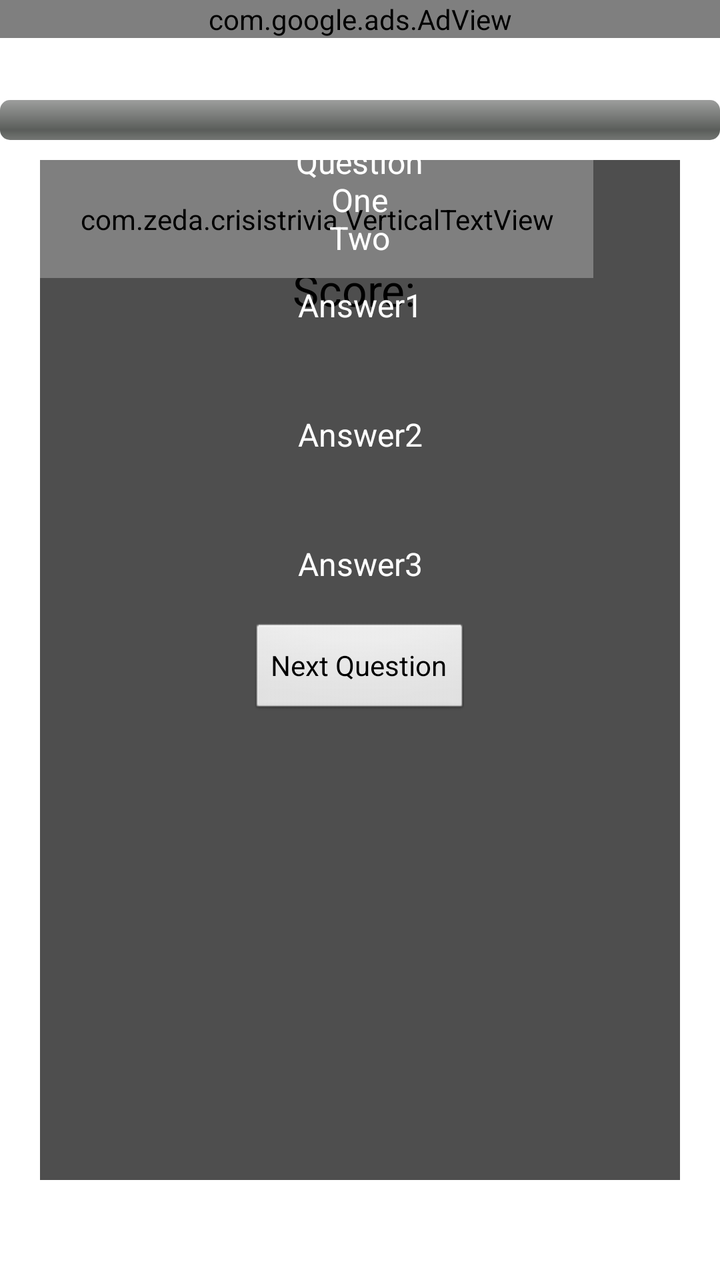
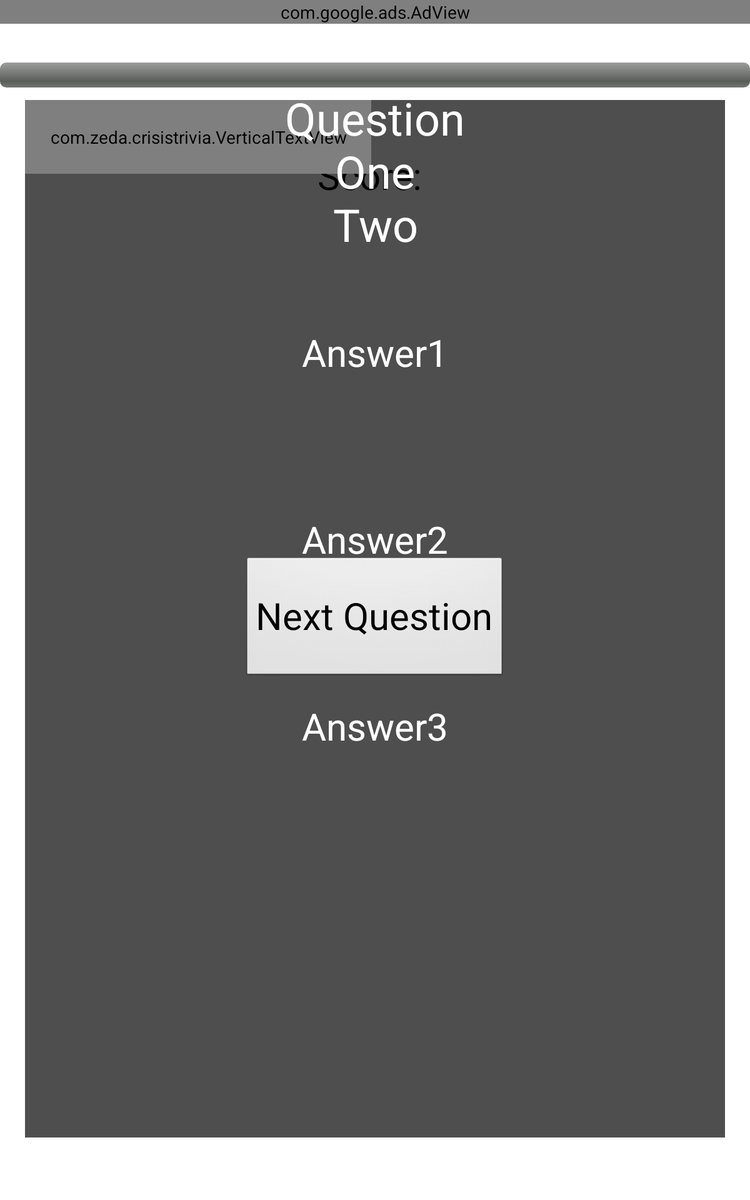

Two renders of one Android screen. The first uses the default layout on a phone; the second uses the alternative layout the repository ships for a different screen configuration, on a matching device. The two XML files are below.
<!-- AndroidManifest.xml: application theme AppTheme -->
<!-- res/layout/activity_questions.xml -->
<?xml version="1.0" encoding="utf-8"?>
<FrameLayout xmlns:android="http://schemas.android.com/apk/res/android"
    xmlns:app="ignore:http://schemas.android.com/apk/res/android"
    xmlns:ads="http://schemas.android.com/apk/lib/com.google.ads"
    android:id="@+id/questions_frame"
    android:layout_width="fill_parent"
    android:layout_height="fill_parent"
    android:foregroundGravity="center_vertical|center_horizontal|center|clip_vertical|clip_horizontal" >

    
        
<com.google.ads.AdView
    android:id="@+id/adviewQuestion"
    android:layout_width="fill_parent"
    android:layout_height="wrap_content"
    android:layout_alignParentTop="true"
    ads:adSize="BANNER"
    ads:adUnitId="a150cf4c8c18117"
    ads:loadAdOnCreate="true" />

    <ImageView
        android:id="@+id/floatingMark"
        android:layout_width="wrap_content"
        android:layout_height="wrap_content"
        android:paddingLeft="0dp"
        android:paddingTop="0dp"
        android:src="@drawable/right"
        android:visibility="invisible" />

    <FrameLayout
        android:id="@+id/transitionLayout1"
        android:layout_width="match_parent"
        android:layout_height="match_parent"
        android:layout_marginBottom="50dp"
        android:layout_marginLeft="20dp"
        android:layout_marginRight="20dp"
        android:layout_marginTop="80dp"
        android:background="#DD333333"
        android:measureAllChildren="false" >

        <TextView
            android:id="@+id/scoreText1"
            android:layout_width="wrap_content"
            android:layout_height="wrap_content"
            android:layout_gravity="center_horizontal"
            android:paddingTop="50dp"
            android:text="@string/score_"
            android:textAppearance="?android:attr/textAppearanceLarge" />

        <Button
            android:id="@+id/transtitionButton1"
            android:layout_width="wrap_content"
            android:layout_height="wrap_content"
            android:layout_gravity="center"
            android:text="@string/next_question" />
        
        <com.zeda.crisistrivia.VerticalTextView
            style="@style/verticalTextStyle"
            android:layout_width="wrap_content"
            android:layout_height="wrap_content"
            android:gravity="bottom|right"
            android:text="@string/support_string"
            android:textAppearance="?android:attr/textAppearanceSmall" />

    </FrameLayout>

    <LinearLayout
        android:layout_width="match_parent"
        android:layout_height="match_parent"
        android:layout_gravity="top|fill_horizontal|clip_vertical|start"
        android:orientation="vertical"
        android:paddingTop="50dp" >

        <ProgressBar
            android:id="@+id/progressBar1"
            style="?android:attr/progressBarStyleHorizontal"
            android:layout_width="fill_parent"
            android:layout_height="wrap_content" />

        <TextView
            android:id="@+id/questionText"
            android:layout_width="wrap_content"
            android:layout_height="wrap_content"
            android:layout_gravity="center"
            android:gravity="center"
            android:maxHeight="280dp"
            android:text="@string/question"
            android:textColor="@android:color/primary_text_dark_nodisable"
            android:textSize="16sp"
            app:tools="HardcodedText" />

        <LinearLayout
            android:id="@+id/answersLayout"
            android:layout_width="match_parent"
            android:layout_height="wrap_content"
            android:layout_marginBottom="0dp"
            android:layout_marginTop="0dp"
            android:orientation="vertical"
            android:paddingBottom="5dp"
            android:paddingTop="10dp" >

            <Button
                android:id="@+id/answerButton1"
                android:layout_width="match_parent"
                android:layout_height="wrap_content"
                android:layout_marginTop="2sp"
                android:background="@android:color/transparent"
                android:text="@string/answer1"
                android:textColor="@android:color/primary_text_dark"
                android:textSize="16sp" />

            <Button
                android:id="@+id/answerButton2"
                android:layout_width="match_parent"
                android:layout_height="wrap_content"
                android:layout_marginTop="5sp"
                android:background="@android:color/transparent"
                android:text="@string/answer2"
                android:textColor="@android:color/primary_text_dark"
                android:textSize="16sp" />

            <Button
                android:id="@+id/answerButton3"
                android:layout_width="match_parent"
                android:layout_height="wrap_content"
                android:layout_marginTop="5sp"
                android:background="@android:color/transparent"
                android:text="@string/answer3"
                android:textColor="@android:color/primary_text_dark"
                android:textSize="16sp" />
        </LinearLayout>

    </LinearLayout>

</FrameLayout>
<!-- resources referenced by this layout -->
<resources>
  <!-- drawable right: png bitmap (drawable-hdpi, 5533 bytes) -->
  <string name="answer1">Answer1\n\n</string>
  <string name="answer2">Answer2\n\n</string>
  <string name="answer3">Answer3\n\n</string>
  <string name="next_question">Next Question</string>
  <string name="question">Question\nOne\nTwo</string>
  <string name="score_">"Score: "</string>
  <string name="support_string">Hola mamoochi</string>
  <style name="verticalTextStyle" parent="android:Widget.TextView">
          <item name="android:padding">20dp</item>
          <item name="android:textSize">20sp</item>
      </style>
  <style name="AppTheme" parent="AppBaseTheme">
          
      </style>
  <style name="AppBaseTheme" parent="android:Theme.Light">
          
      </style>
</resources>
<!-- res/layout-sw600dp/activity_questions.xml (the repository's variant of the layout above) -->
<!-- drawn on a 7-inch tablet held upright -->
<?xml version="1.0" encoding="utf-8"?>
<FrameLayout xmlns:android="http://schemas.android.com/apk/res/android"
    xmlns:app="ignore:http://schemas.android.com/apk/res/android"
    xmlns:ads="http://schemas.android.com/apk/lib/com.google.ads"
    android:id="@+id/questions_frame"
    android:layout_width="fill_parent"
    android:layout_height="fill_parent"
    android:foregroundGravity="center_vertical|center_horizontal|center|clip_vertical|clip_horizontal" >

    
        
<com.google.ads.AdView
    android:id="@+id/adviewQuestion"
    android:layout_width="fill_parent"
    android:layout_height="wrap_content"
    ads:adSize="BANNER"
    ads:adUnitId="a150cf4c8c18117"
    ads:loadAdOnCreate="true" />

    <ImageView
        android:id="@+id/floatingMark"
        android:layout_width="300dp"
        android:layout_height="300dp"
        android:paddingLeft="0dp"
        android:paddingTop="0dp"
        android:src="@drawable/right"
        android:visibility="invisible" />

    <FrameLayout
        android:id="@+id/transitionLayout1"
        android:layout_width="match_parent"
        android:layout_height="match_parent"
        android:layout_marginBottom="50dp"
        android:layout_marginLeft="20dp"
        android:layout_marginRight="20dp"
        android:layout_marginTop="80dp"
        android:background="#DD333333"
        android:measureAllChildren="false" >

        <TextView
            android:id="@+id/scoreText1"
            android:layout_width="wrap_content"
            android:layout_height="wrap_content"
            android:layout_gravity="center_horizontal"
            android:paddingTop="40dp"
            android:text="@string/score_"
            android:textAppearance="?android:attr/textAppearanceLarge"
            android:textSize="30sp" />

        <Button
            android:id="@+id/transtitionButton1"
            android:layout_width="wrap_content"
            android:layout_height="wrap_content"
            android:layout_gravity="center"
            android:height="100dp"
            android:text="@string/next_question"
            android:textSize="30sp" />
        
        <com.zeda.crisistrivia.VerticalTextView
            style="@style/verticalTextStyle"
            android:layout_width="wrap_content"
            android:layout_height="wrap_content"
            android:gravity="bottom|right"
            android:text="@string/support_string"
            android:textAppearance="?android:attr/textAppearanceSmall"
            android:textSize="30sp" />

    </FrameLayout>

    <LinearLayout
        android:layout_width="match_parent"
        android:layout_height="match_parent"
        android:layout_gravity="top|fill_horizontal|clip_vertical|start"
        android:orientation="vertical"
        android:paddingTop="50dp" >

        <ProgressBar
            android:id="@+id/progressBar1"
            style="?android:attr/progressBarStyleHorizontal"
            android:layout_width="fill_parent"
            android:layout_height="wrap_content" />

        <TextView
            android:id="@+id/questionText"
            android:layout_width="wrap_content"
            android:layout_height="wrap_content"
            android:layout_gravity="center"
            android:gravity="center"
            android:maxHeight="600dp"
            android:text="@string/question"
            android:textColor="@android:color/primary_text_dark_nodisable"
            android:textSize="36sp"
            app:tools="HardcodedText" />

        <LinearLayout
            android:id="@+id/answersLayout"
            android:layout_width="match_parent"
            android:layout_height="wrap_content"
            android:layout_marginBottom="0dp"
            android:layout_marginTop="0dp"
            android:orientation="vertical"
            android:paddingBottom="10dp"
            android:paddingTop="20dp" >

            <Button
                android:id="@+id/answerButton1"
                android:layout_width="match_parent"
                android:layout_height="wrap_content"
                android:layout_marginTop="38dp"
                android:background="@android:color/transparent"
                android:text="@string/answer1"
                android:textColor="@android:color/primary_text_dark"
                android:textSize="30sp" />

            <Button
                android:id="@+id/answerButton2"
                android:layout_width="match_parent"
                android:layout_height="wrap_content"
                android:layout_marginTop="38dp"
                android:background="@android:color/transparent"
                android:text="@string/answer2"
                android:textColor="@android:color/primary_text_dark"
                android:textSize="30sp" />

            <Button
                android:id="@+id/answerButton3"
                android:layout_width="match_parent"
                android:layout_height="wrap_content"
                android:layout_marginTop="38dp"
                android:background="@android:color/transparent"
                android:text="@string/answer3"
                android:textColor="@android:color/primary_text_dark"
                android:textSize="30sp" />

        </LinearLayout>

    </LinearLayout>

</FrameLayout>
